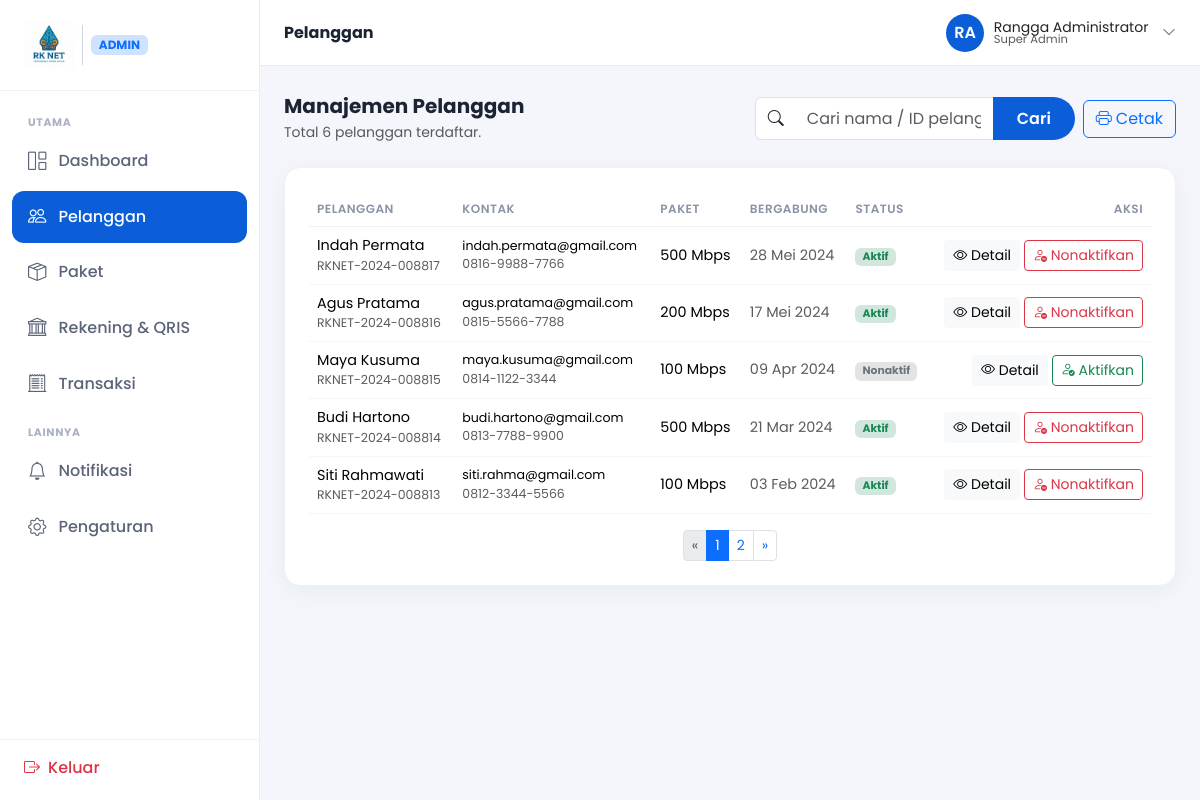
The page /admin/pelanggan.php (signed in) on the database its author committed.
### tables this page shows
CREATE TABLE pelanggan (
    id            VARCHAR(30) PRIMARY KEY,
    nama          VARCHAR(100) NOT NULL,
    email         VARCHAR(150) NOT NULL,
    hp            VARCHAR(30)  NOT NULL,
    alamat        VARCHAR(255) NULL,
    paket_id      INT          NULL,
    status        VARCHAR(20)  NOT NULL DEFAULT 'pending',
    tgl_bergabung VARCHAR(20)  NOT NULL,
    kata_sandi    VARCHAR(255) NOT NULL,
    CONSTRAINT uq_pelanggan_email UNIQUE (email),
    CONSTRAINT fk_pelanggan_paket FOREIGN KEY (paket_id) REFERENCES paket(id)
);

CREATE TABLE paket (
    id          INT AUTO_INCREMENT PRIMARY KEY,
    nama        VARCHAR(120) NOT NULL,
    kecepatan   VARCHAR(30)  NOT NULL,
    harga       INT          NOT NULL,
    status      VARCHAR(20)  NOT NULL DEFAULT 'aktif'
);

### auth.php (called while the page is built, shortened)
<?php
function idAdminSaatIni(): ?int
{
    return isset($_SESSION['admin_id']) ? (int) $_SESSION['admin_id'] : null;
}

### db.php (called while the page is built, shortened)
<?php
function db(): mysqli
{
    static $db = null;
    if ($db !== null) return $db;
    try {
        $db = new mysqli(DB_HOST, DB_USER, DB_PASS, DB_NAME, DB_PORT);
        $db->set_charset('utf8mb4');
    } catch (mysqli_sql_exception $e) {
        pesanErrorDb('Koneksi database gagal.',
            'Pastikan MySQL berjalan di port ' . DB_PORT . ' dan database <code>' . DB_NAME . '</code> sudah dibuat.');
    }
    return $db;
}
function stmtSiap(string $sql, array $params): mysqli_stmt
{
    $stmt = db()->prepare($sql);
    if ($params) {
        $tipe = '';
        foreach ($params as $p) {
            $tipe .= is_int($p) ? 'i' : (is_float($p) ? 'd' : 's');
        }
        $ref = [$tipe];
        foreach ($params as $i => $v) {
            $ref[] = &$params[$i];
        }
        call_user_func_array([$stmt, 'bind_param'], $ref);
    }
    $stmt->execute();
    return $stmt;
}
function kueri(string $sql, array $params = []): array
{
    return stmtSiap($sql, $params)->get_result()->fetch_all(MYSQLI_ASSOC);
}
function kueriSatu(string $sql, array $params = []): ?array
{
    $baris = stmtSiap($sql, $params)->get_result()->fetch_assoc();
    return $baris ?: null;
}
function kueriNilai(string $sql, array $params = [])
{
    $baris = stmtSiap($sql, $params)->get_result()->fetch_row();
    return $baris ? $baris[0] : null;
}

### admin-config.php (called while the page is built, shortened)
<?php
require_once __DIR__ . '/helpers.php';
require_once __DIR__ . '/db.php';
require_once __DIR__ . '/auth.php';
require_once __DIR__ . '/aksi.php';
require_once __DIR__ . '/pagination.php';
$admin = kueriSatu("SELECT nama, email, peran FROM admin WHERE id = ?", [idAdminSaatIni()]);
$daftarPelanggan = kueri(
    "SELECT pl.id, pl.nama, pl.email, pl.hp, pl.alamat, pk.kecepatan AS paket, pl.status, pl.tgl_bergabung AS bergabung
     FROM pelanggan pl LEFT JOIN paket pk ON pk.id = pl.paket_id
     ORDER BY pl.id"
);

### helpers.php (called while the page is built, shortened)
<?php
if (!function_exists('badgeStatus')) {
    function badgeStatus(string $status): array
    {
        return match ($status) {
            'lunas'      => ['kelas' => 'bg-success-subtle text-success',     'label' => 'Telah Dibayar'],
            'menunggu'   => ['kelas' => 'bg-warning-subtle text-warning',     'label' => 'Menunggu Pembayaran'],
            'verifikasi' => ['kelas' => 'bg-info-subtle text-info',           'label' => 'Menunggu Verifikasi'],
            'ditolak'    => ['kelas' => 'bg-danger-subtle text-danger',       'label' => 'Bukti Ditolak'],
            'pending'    => ['kelas' => 'bg-warning-subtle text-warning',     'label' => 'Menunggu Persetujuan'],
            'aktif'      => ['kelas' => 'bg-success-subtle text-success',     'label' => 'Aktif'],
            'nonaktif'   => ['kelas' => 'bg-secondary-subtle text-secondary', 'label' => 'Nonaktif'],
            'terkirim'   => ['kelas' => 'bg-success-subtle text-success',     'label' => 'Terkirim'],
            'draft'      => ['kelas' => 'bg-secondary-subtle text-secondary', 'label' => 'Draft'],
            default      => ['kelas' => 'bg-secondary-subtle text-secondary', 'label' => ucfirst($status)],
        };
    }
}

### admin/pelanggan.php (the view, shortened to what this page needs)
<?php
require __DIR__ . '/../admin-config.php';
$judulHalaman = 'Pelanggan';
$cari = isset($_GET['cari']) && is_string($_GET['cari']) ? trim($_GET['cari']) : '';
$where = '';
$params = [];
$sqlBase = "SELECT pl.id, pl.nama, pl.email, pl.hp, pl.alamat, pk.kecepatan AS paket, pl.status, pl.tgl_bergabung AS bergabung
            FROM pelanggan pl LEFT JOIN paket pk ON pk.id = pl.paket_id $where
            ORDER BY CASE WHEN pl.status = 'pending' THEN 0 ELSE 1 END, pl.id DESC";
$sqlCount = "SELECT COUNT(*) FROM pelanggan pl $where";
$hasil = ambilPaginasi($sqlBase, $sqlCount, $params);
?>
<!DOCTYPE html>
<html lang="id">
<?php include __DIR__ . '/partials/shell-head.php'; ?>
<?php include __DIR__ . '/partials/shell-open.php'; ?>
  <div class="d-flex flex-wrap gap-2 align-items-center justify-content-between mb-4 no-print">
    <div>
      <h5 class="fw-700 mb-1">Manajemen Pelanggan</h5>
      <p class="text-muted small mb-0">Total <?= $hasil['total'] ?> pelanggan<?= $cari !== '' ? ' cocok' : ' terdaftar' ?>.</p>
    </div>
    <div class="d-flex flex-wrap gap-2 align-items-center">
      <form method="get" class="input-group cari-pelanggan">
        <span class="input-group-text bg-white"><i class="bi bi-search"></i></span>
        <input type="text" name="cari" class="form-control" placeholder="Cari nama / ID pelanggan..." value="<?= htmlspecialchars($cari) ?>" maxlength="150">
        <button class="btn btn-rk" type="submit">Cari</button>
      </form>
      <button onclick="window.print()" class="btn btn-outline-primary"><i class="bi bi-printer me-1"></i>Cetak</button>
    </div>
  </div>
  <div class="kartu kartu-pad no-print">
    <div class="table-responsive">
      <table class="table align-middle mb-0 tabel-portal">
        <thead>
          <tr><th>Pelanggan</th><th>Kontak</th><th>Paket</th><th>Bergabung</th><th>Status</th><th class="text-end">Aksi</th></tr>
        </thead>
        <tbody>
          <?php foreach ($hasil['baris'] as $p): $b = badgeStatus($p['status']); ?>
          <tr>
            <td>
              <div class="fw-600"><?= htmlspecialchars($p['nama']) ?></div>
              <div class="text-muted" style="font-size:.78rem"><?= htmlspecialchars($p['id']) ?></div>
            </td>
            <td>
              <div class="small"><?= htmlspecialchars($p['email']) ?></div>
              <div class="text-muted" style="font-size:.78rem"><?= htmlspecialchars($p['hp']) ?></div>
            </td>
            <td><?= htmlspecialchars($p['paket']) ?></td>
            <td class="text-muted small"><?= htmlspecialchars($p['bergabung']) ?></td>
            <td><span class="badge <?= $b['kelas'] ?>"><?= $b['label'] ?></span></td>
            <td class="text-end">
              <div class="d-inline-flex flex-wrap justify-content-end gap-1">
                <button type="button" class="btn btn-sm btn-light btn-detail"
                data-nama="<?= htmlspecialchars($p['nama']) ?>"
                data-id="<?= htmlspecialchars($p['id']) ?>"
                data-email="<?= htmlspecialchars($p['email']) ?>"
                data-hp="<?= htmlspecialchars($p['hp']) ?>"
                data-alamat="<?= htmlspecialchars($p['alamat'] ?? '') ?>"
                data-status="<?= htmlspecialchars($p['status']) ?>"
                data-bs-toggle="modal" data-bs-target="#modalDetailPelanggan">
                  <i class="bi bi-eye"></i> Detail
                </button>
                <?php
                  $aksiStatus = match ($p['status']) {
                      'pending' => [
                          ['aktif', 'Setujui', 'btn-outline-success', 'bi-check-circle', ''],
                          ['nonaktif', 'Tolak', 'btn-outline-danger', 'bi-x-circle', 'Tolak pendaftaran pelanggan ini?'],
                      ],
                      'aktif' => [['nonaktif', 'Nonaktifkan', 'btn-outline-danger', 'bi-person-dash', 'Nonaktifkan akun pelanggan ini?']],
                      'nonaktif' => [['aktif', 'Aktifkan', 'btn-outline-success', 'bi-person-check', '']],
                      default => [],
                  };
                ?>
                <?php foreach ($aksiStatus as [$target, $label, $kelas, $ikon, $konfirmasi]): ?>
                  <form method="post" action="aksi-pelanggan.php" <?= $konfirmasi !== '' ? 'onsubmit="return confirm(\'' . htmlspecialchars($konfirmasi, ENT_QUOTES) . '\')"' : '' ?>>
                    <button type="submit" class="btn btn-sm <?= $kelas ?>"><i class="bi <?= $ikon ?>"></i> <?= $label ?></button>
                  </form>
                <?php endforeach; ?>
              </div>
            </td>
          </tr>
          <?php endforeach; ?>
        </tbody>
      </table>
    </div>
  </div>
<?php include __DIR__ . '/partials/shell-close.php'; ?>

### admin/partials/topbar.php (shortened to what this page needs)
<?php
$inisial = '';
foreach (explode(' ', trim($admin['nama'])) as $kata) {
    if ($kata !== '') $inisial .= mb_substr($kata, 0, 1);
}
$inisial = mb_strtoupper(mb_substr($inisial, 0, 2));
?>
<header class="portal-topbar">
  <div class="kiri">
    <h6 class="mb-0 fw-700"><?= htmlspecialchars($judulHalaman ?? 'Admin') ?></h6>
  </div>
  <div class="kanan">
    <div class="dropdown">
      <button class="topbar-user btn p-0 border-0 bg-transparent" data-bs-toggle="dropdown" aria-expanded="false">
        <span class="ava"><?= htmlspecialchars($inisial) ?></span>
        <span class="d-none d-sm-flex flex-column text-start lh-1">
          <span class="fw-600 small"><?= htmlspecialchars($admin['nama']) ?></span>
          <span class="text-muted" style="font-size:.72rem"><?= htmlspecialchars($admin['peran']) ?></span>
        </span>
        <i class="bi bi-chevron-down small text-muted ms-1"></i>
      </button>
    </div>
  </div>
</header>

### assets/css/style.css (style rules this page uses)
:root { --rk-blue:#0B5ED7; --rk-blue-dark:#06256E; --rk-blue-soft:#E8F0FE; --rk-cyan:#36C5F0; }
* { scroll-behavior:smooth }
body { font-family:'Poppins',system-ui,sans-serif;color:#1c2434 }
.btn-rk { background:var(--rk-blue);color:#fff;border-radius:50rem;padding:.6rem 1.5rem;font-weight:600;border:0;transition:.2s }
.fw-700 { font-weight:700 }

### assets/css/portal.css (style rules this page uses)
body.portal { background:#f4f6fb;font-family:'Poppins',system-ui,sans-serif;color:#1c2434 }
.portal-topbar { background:#fff;border-bottom:1px solid #eaecf3;padding:.85rem 1.5rem; display:flex;align-items:center;justify-content:space-between;position:sticky;top:0;z-index:1020 }
.portal-topbar .kiri { display:flex;align-items:center;gap:.75rem }
.portal-topbar .kanan { display:flex;align-items:center;gap:.5rem }
.topbar-user { display:flex;align-items:center;gap:.6rem;padding:.25rem .35rem .25rem .85rem }
.topbar-user .ava { width:38px;height:38px;border-radius:50%;background:var(--rk-blue);color:#fff;display:flex;align-items:center;justify-content:center;font-weight:600 }
.kartu { background:#fff;border:1px solid #eef0f6;border-radius:1rem;box-shadow:0 6px 24px rgba(6,37,110,.05) }
.kartu-pad { padding:1.5rem }
.tabel-portal thead th { font-size:.75rem;text-transform:uppercase;letter-spacing:.5px;color:#8a93a6;font-weight:600;border-bottom:1px solid #eef0f6 }
.tabel-portal td { border-bottom:1px solid #f4f6fb;font-size:.9rem }
.cari-pelanggan { max-width:320px }
.cari-pelanggan .input-group-text { border-right:0 }
.cari-pelanggan .form-control { border-left:0 }

### rows shown on the page
pelanggan: nama "Indah Permata", id "RKNET-2024-008817", email "indah.permata@gmail.com", hp "0816-9988-7766", paket.kecepatan "500 Mbps", tgl_bergabung "28 Mei 2024", status "Aktif", label "Nonaktifkan"
pelanggan: nama "Agus Pratama", id "RKNET-2024-008816", email "agus.pratama@gmail.com", hp "0815-5566-7788", paket.kecepatan "200 Mbps", tgl_bergabung "17 Mei 2024", status "Aktif", label "Nonaktifkan"
pelanggan: nama "Maya Kusuma", id "RKNET-2024-008815", email "maya.kusuma@gmail.com", hp "0814-1122-3344", paket.kecepatan "100 Mbps", tgl_bergabung "09 Apr 2024", status "Nonaktif", label "Aktifkan"
pelanggan: nama "Budi Hartono", id "RKNET-2024-008814", email "budi.hartono@gmail.com", hp "0813-7788-9900", paket.kecepatan "500 Mbps", tgl_bergabung "21 Mar 2024", status "Aktif", label "Nonaktifkan"
pelanggan: nama "Siti Rahmawati", id "RKNET-2024-008813", email "siti.rahma@gmail.com", hp "0812-3344-5566", paket.kecepatan "100 Mbps", tgl_bergabung "03 Feb 2024", status "Aktif", label "Nonaktifkan"

### other values the page prints
$grup "UTAMA"
$menu[0] "Dashboard"
$menu[0] "Pelanggan"
$menu[0] "Paket"
$menu[0] "Rekening & QRIS"
$menu[0] "Transaksi"
$grup "LAINNYA"
$menu[0] "Notifikasi"
$menu[0] "Pengaturan"
$judulHalaman "Pelanggan"
$inisial "RA"
$admin['nama'] "Rangga Administrator"
$admin['peran'] "Super Admin"
$hasil['total'] "6"
